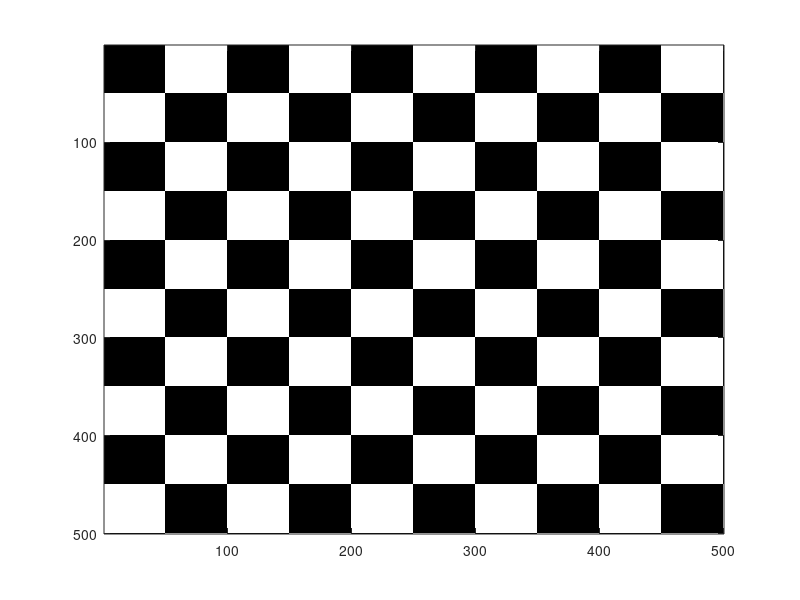
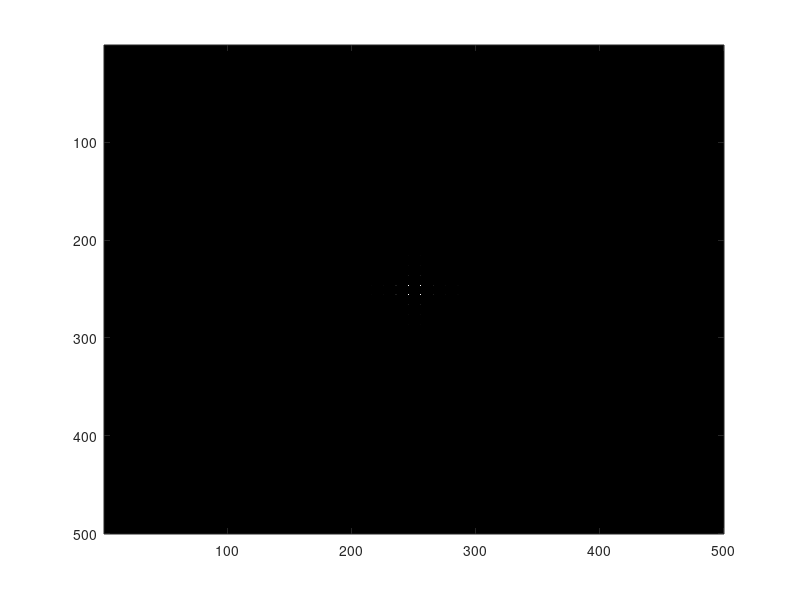

The MATLAB source for these figures, in order:
% Version 1
%%Checkerboard phase grating%%
clear; %Clear all memory

% Defining Grating Parameters
N=500; %Define Matrix size
A1=zeros(N,N); %Define Matrices by assigning 0 to all pixels
A2= zeros (N,N);
A= zeros (N,N);
Px=100; %Define the periods of the gratings
Py=100;
FFx=0.5; %Define fill factors
FFy=0.5; 

% Constructing the grating
for p=1:N;
      for q=1:N;
             if rem(q,Px)<Px*FFx;
                   A1(p,q)=1;
             end
             if rem(p,Py)<Py*FFy;
	               A2(p,q)=1;
	         end
       end
end
A=exp(1i*pi*xor(A1,A2));%% XOR operation between A1 and A2

%Observing the grating output in the far-field
E=fftshift(fft2(A)); %fftshift is used to re-order the terms in their natural order
IN=(abs(E)/(N*N)).*(abs(E)/(N*N));      % Calculating intensity
figure(1)
colormap(gray); 
imagesc(angle(A))          
figure(2)
colormap(gray);
imagesc(IN);

